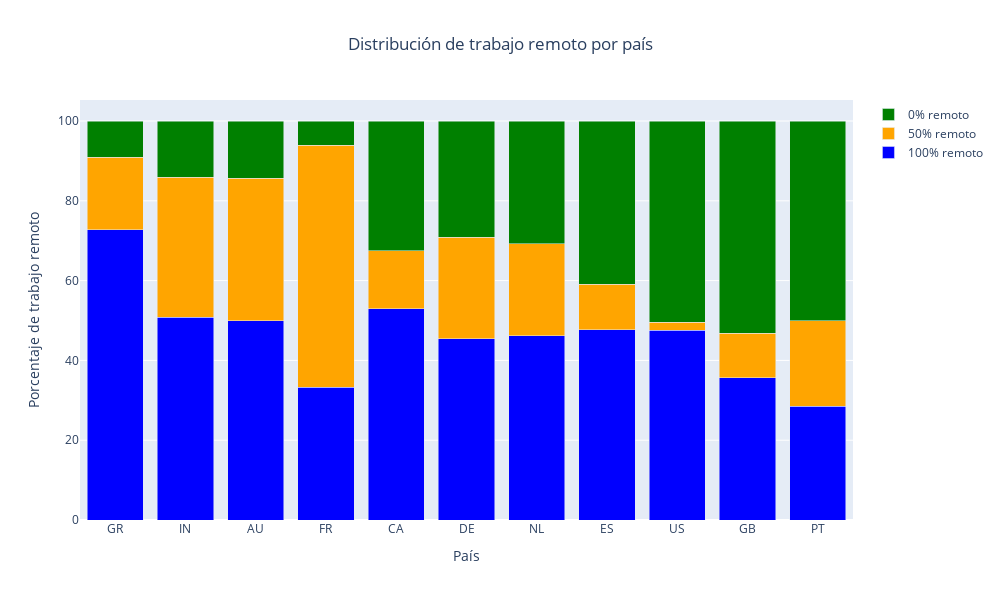

The notebook cell saved with this chart:
### Code cell
#Grafico interactivo

# Crear las trazas para cada categoría (100% remoto, 50% remoto y 0% remoto)
fig = go.Figure()

fig.add_trace(go.Bar(
    x=df_all.index,
    y=df_all['100_remote'],
    name='100% remoto',
    marker_color='blue'
))

fig.add_trace(go.Bar(
    x=df_all.index,
    y=df_all['50_remote'],
    name='50% remoto',
    marker_color='orange'
))

fig.add_trace(go.Bar(
    x=df_all.index,
    y=df_all['0_remote'],
    name='0% remoto',
    marker_color='green'
))

# Hacer que las barras estén apiladas
fig.update_layout(barmode='stack')



# Añadir etiquetas y título
fig.update_layout(
    title={
        'text': "Distribución de trabajo remoto por país",
        'x': 0.5,  # Centrar el título
        'xanchor': 'center'  # Anclarlo al centro
    },
    xaxis_title='País',
    yaxis_title='Porcentaje de trabajo remoto',
    xaxis_tickangle=0,  
    height=600,
    width=1000
)

# Mostrar el gráfico
fig.show()

### Figure 1 — Plotly figure (JSON) as saved in the notebook; plotly's stock layout.template omitted (floating-point values rounded to 4 significant figures)
{"data": [{"marker": {"color": "blue"}, "name": "100% remoto", "type": "bar", "x": ["GR", "IN", "AU", "FR", "CA", "DE", "NL", "ES", "US", "GB", "PT"], "y": [72.73, 50.88, 50, 33.33, 53.01, 45.45, 46.15, 47.73, 47.58, 35.71, 28.57]}, {"marker": {"color": "orange"}, "name": "50% remoto", "type": "bar", "x": ["GR", "IN", "AU", "FR", "CA", "DE", "NL", "ES", "US", "GB", "PT"], "y": [18.18, 35.09, 35.71, 60.61, 14.46, 25.45, 23.08, 11.36, 1.95, 11.04, 21.43]}, {"marker": {"color": "green"}, "name": "0% remoto", "type": "bar", "x": ["GR", "IN", "AU", "FR", "CA", "DE", "NL", "ES", "US", "GB", "PT"], "y": [9.09, 14.04, 14.29, 6.06, 32.53, 29.09, 30.77, 40.91, 50.47, 53.25, 50]}], "layout": {"barmode": "stack", "height": 600, "title": {"text": "Distribución de trabajo remoto por país", "x": 0.5, "xanchor": "center"}, "width": 1000, "xaxis": {"tickangle": 0, "title": {"text": "País"}}, "yaxis": {"title": {"text": "Porcentaje de trabajo remoto"}}}}
